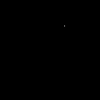
Frame 1 (no input)
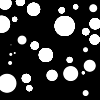
Frame 60 (the mouse pressed at the canvas centre just before this capture)
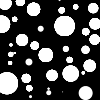
Frame 120 (the mouse held since frame 60 and released just before this capture)

The Processing sketch that drew these frames (run headless with seeded random() and noise(); from frame 60 on, the mouse is pressed at the canvas centre):

// Processing sketch: circlePacking
// ── circlePacking.pde
ArrayList<growingCircle> circles = new ArrayList<growingCircle>();
int counter = 0;

void setup() {
    size(100, 100);
    background(0, 0, 0);
    frameRate(30);
    noStroke();
}


void draw() {
  fill(255, 255, 255);
  float x = random(0, width);
  float y = random(0, height);
  if(collission(x, y, 5) != 0) {
    println("no circle in loop created, ", counter);
    counter += 1;
    return;
  }
  growingCircle circle = new growingCircle(x, y);
  circles.add(circle);
  for(int i = 0; i < circles.size(); i += 1) {
    circles.get(i).update();
    circle(circles.get(i).x, circles.get(i).y, circles.get(i).size);
  }
}

int collission(float x, float y, float size) {
  size = size / 2;
  for(int i = 0; i < circles.size(); i += 1) {
    if(x == circles.get(i).x && y == circles.get(i).y) {
      continue; //<>//
    }
    float test = (circles.get(i).x - x) * (x - circles.get(i).x) + (circles.get(i).y - y) * (y - circles.get(i).y);
    float distance = sqrt(test * -1);
    if(distance <= circles.get(i).size + size) {
      return 1; //<>//

    }
  }
  
  return 0;
}

class growingCircle {
  float x, y;
  float size = 0;
  boolean grow = true;
  growingCircle(float x_pos, float y_pos) {
    x = x_pos;
    y = y_pos;
  }
  void update() {
    if(grow == false) {
      return; 
    }
    if(collission(x, y, size) == 0) {
      size += 1;
    }else{
      grow = false;
    }
  }
}
